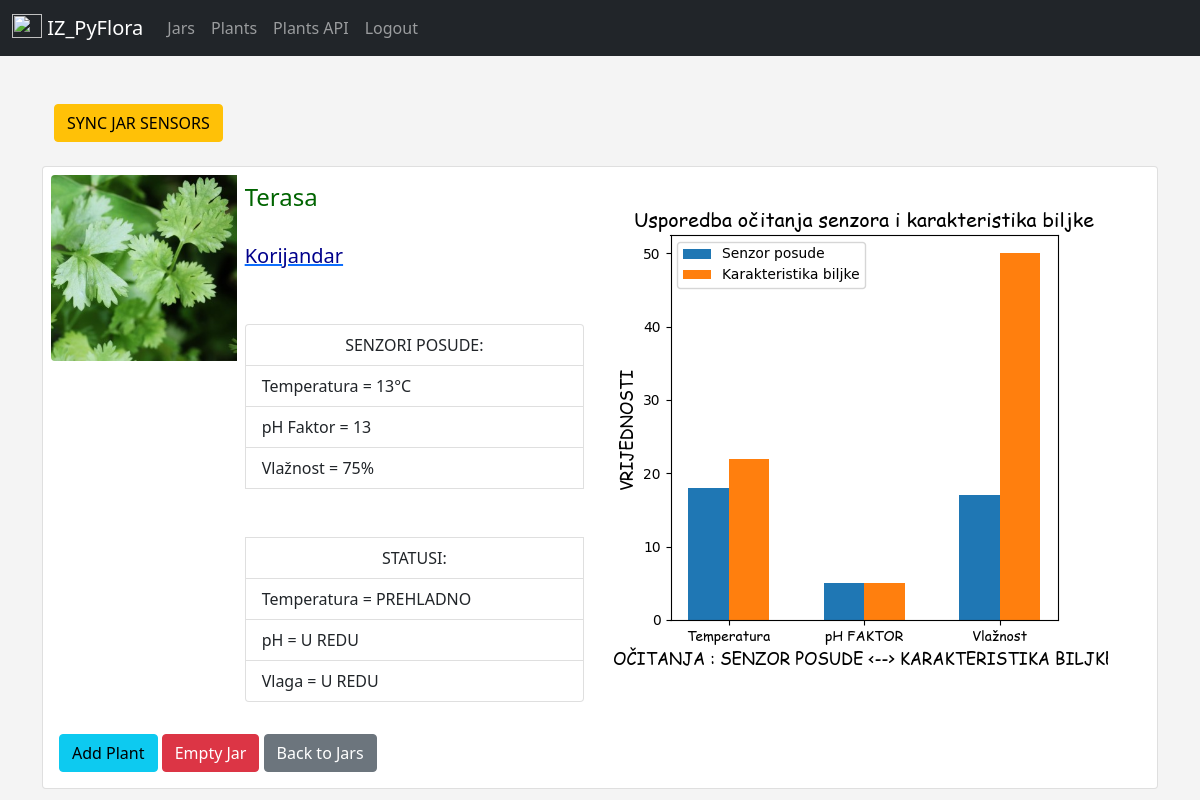
Screenshot of /jar_details/2 (signed in) with the database file from the repository.
### app/models.py (models this page shows, shortened)
class Jar(db.Model):
    id = db.Column(db.Integer, primary_key=True)
    name = db.Column(db.String(300), nullable=False, default='Lokacija')
    plant_name = db.Column(db.String(300), nullable=False, default='Plantless')
    photo = db.Column(db.String(300), nullable=False, default='default.jpg')
    temperature = db.Column(db.Integer, nullable=False, default=10)
    phf = db.Column(db.Integer, nullable=False, default=7)
    humidity = db.Column(db.Integer, nullable=False, default=44)

class Plant(db.Model):
    id = db.Column(db.Integer, primary_key=True)
    name = db.Column(db.String(300), nullable=False, default='Plantless')
    photo = db.Column(db.String(300), nullable=False, default='default.jpg')
    details = db.Column(db.Text, default='Malo teksta o biljci ovdje...')
    temperature = db.Column(db.Integer, nullable=False, default=10)
    phf = db.Column(db.Integer, nullable=False, default=7)
    humidity = db.Column(db.Integer, nullable=False, default=44)

### app/routes.py (the view)
@app.route('/jar_details/<int:jar_id>')
@login_required
def jar_details(jar_id):
    jar = Jar.query.get(jar_id)
    plant = Plant.query.filter_by(name=jar.plant_name).first()
    return render_template('jars/jar_details.html',
                            jar = jar,
                            plant = plant)

### app/models.py (called while the page is built)
@login_manager.user_loader
def load_user(user_id):
    return User.query.get(int(user_id))

### app/templates/jars/jar_details.html (shortened to what this page needs)
{% extends 'layout.html' %}
{% block content %}
<div class="container-sm">
    <a href="{{ url_for('sync_jar', jar_id=jar.id) }}" class="btn btn-warning">SYNC JAR SENSORS</a>
</div>
<br>
<div class="card mb-1" style="max-width: 1200px;">
    <div class="row g-0">
        <div class="col-md-2">
            <img src="{{ url_for('static', filename='pics/' + jar.photo) }}" class="img-fluid rounded-start m-2 max-width-300 max-height-300" alt="...">
        </div>
        <div class="col-md-4">
            <div class="card-body">
                <h4 class="card-title">{{ jar.name|capitalize }}</h4>
                <br>
                {% if plant %}
                    <a href="{{ url_for('plant_details', plant_id=plant.id, plant_name=plant.name) }}" target="_blank">
                        <h5>{{ plant.name }}</h5>
                    </a>
                {% else %}
                    <h5>Plantless</h5>
                {% endif %}
                <br><br>
                <ul class="list-group">
                    <li class="list-group-item text-center">SENZORI POSUDE:</li>
                    <li class="list-group-item">Temperatura = {{ jar.temperature }}°C</li>
                    <li class="list-group-item">pH Faktor = {{ jar.phf }}</li>
                    <li class="list-group-item">Vlažnost = {{ jar.humidity }}%</li>
                    <br><br>
                    <li class="list-group-item text-center">STATUSI:</li>
                    {% if jar.plant_name != 'Plantless' %}
                    {% if jar.temperature < plant.temperature %}
                        <li class="list-group-item">Temperatura = PREHLADNO</li>
                    {% else %}
                        <li class="list-group-item">Temperatura = U REDU</li>
                    {% endif %}
                    {% if jar.phf < plant.phf %}
                        <li class="list-group-item">pH = DODATI SUPSTRAT</li>
                    {% else %}
                        <li class="list-group-item">pH = U REDU</li>
                    {% endif %}
                    {% if jar.humidity < plant.humidity %}
                        <li class="list-group-item">Vlaga = DODATI VODE</li>
                    {% else %}
                        <li class="list-group-item">Vlaga = U REDU</li>
                    {% endif %}
                {% else %}
                    <li class="list-group-item">Temperatura = Offline</li>
                    <li class="list-group-item">pH = Offline</li>
                    <li class="list-group-item">Vlaga = Offline</li>
                {% endif %}
                </ul>
            </div>
        </div>
        {% if plant %}
            <div class="col md-4">
                <img src="{{ url_for('static', filename='pics/chart.png') }}" class="img-fluid rounded-start m-2 max-width-300 max-height-300" alt="...">
            </div>
        {% else %}
        <div class="col md-4">
            <img src="{{ url_for('static', filename='pics/chart_blank.png') }}" class="img-fluid rounded-start m-2 max-width-300 max-height-300" alt="...">
        </div>
        {% endif %}
    </div>
    <div class="card-body">
        <a href="{{ url_for('add_plant', jar_id=jar.id) }}" class="btn btn-info">Add Plant</a>
        {% include 'modal_empty.html' %}
        <a href="{{ url_for('jars')}}" class="btn btn-secondary">Back to Jars</a>
    </div>
</div>
{% endblock %}

### app/static/css/styles.css (style rules this page uses)
h5 { color: darkblue; }
h4 { color: darkgreen; }
body { background: #f4f4f4 }

### rows the page displays
Jar: photo (picture), name "Terasa", temperature "13", phf "13", humidity "75"
Plant: name "Korijandar"
